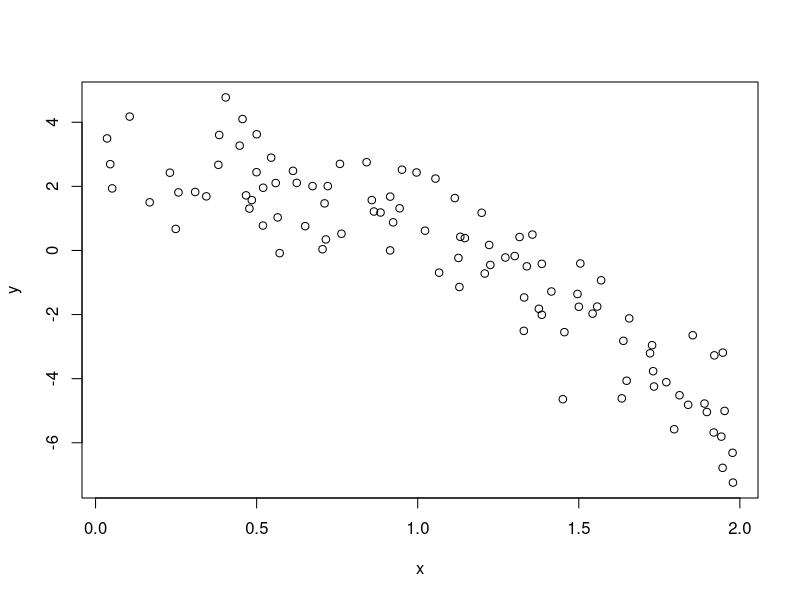
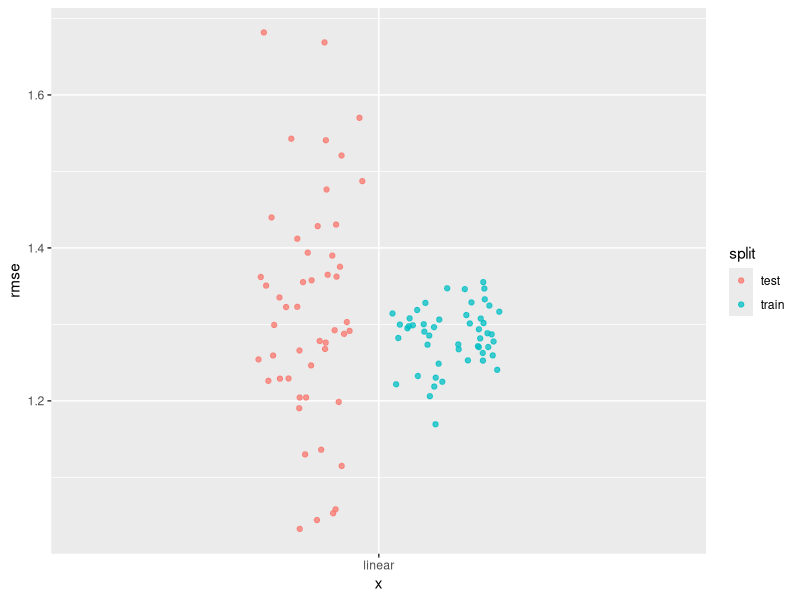
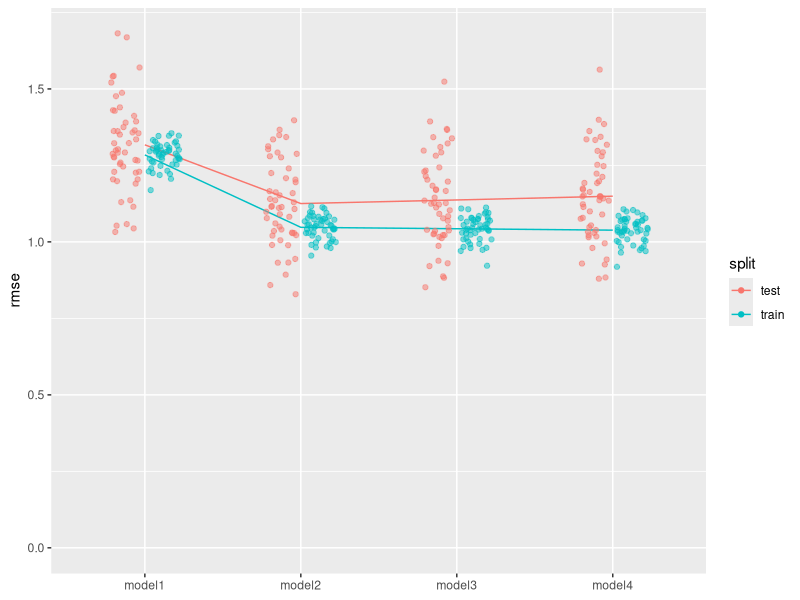
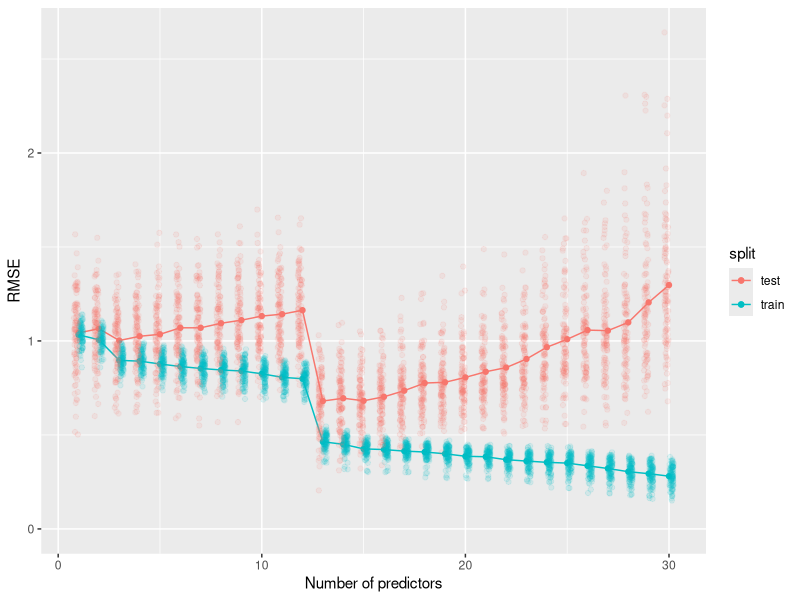
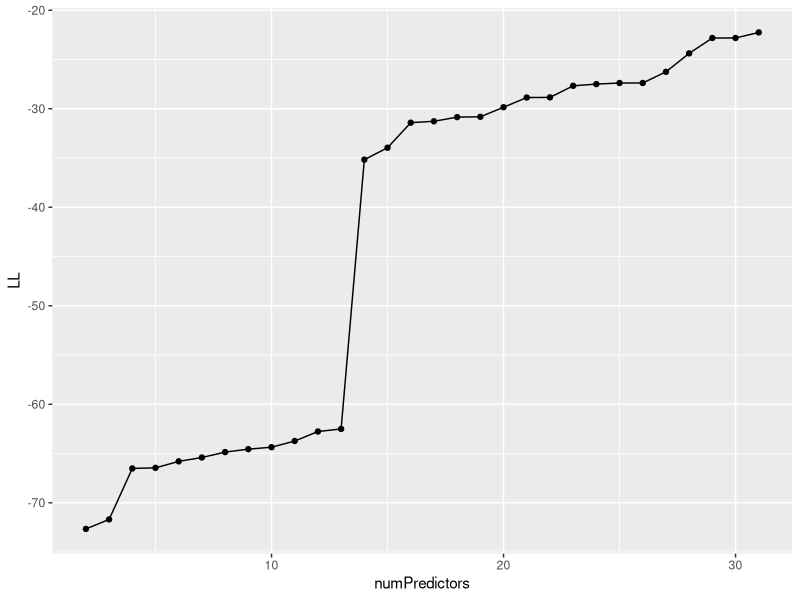
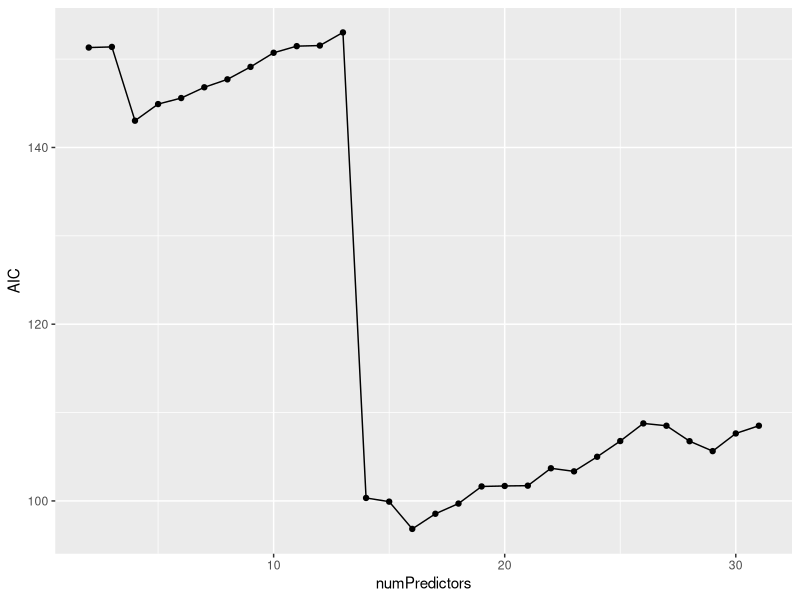
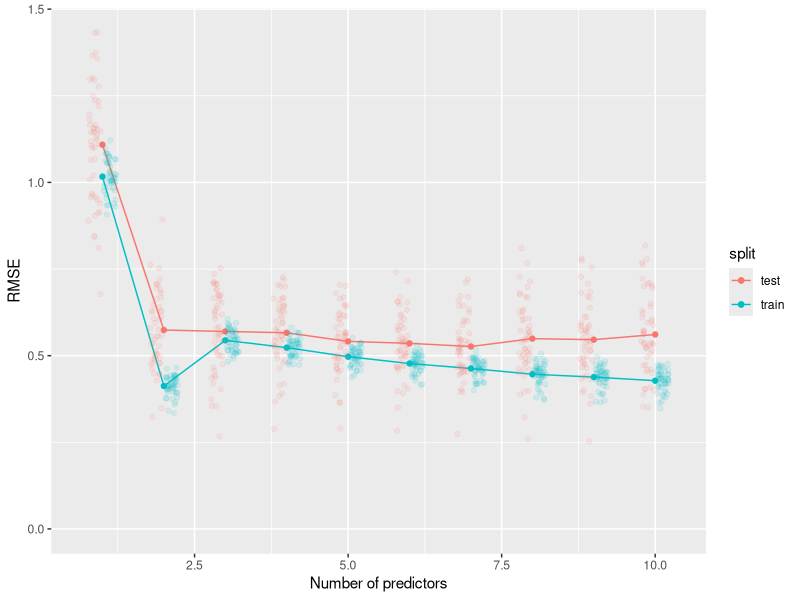

R code for these plots, in order:
## ---- chunk 1
knitr::opts_chunk$set(echo = TRUE)
library(tidyverse)
library(GGally)
library(modelr)
library(lmtest)
## ---- chunk 2
n <- 100
df <- 
  tibble(
    x = 2*runif(n = n, min = 0, max = 1),
    y = 2 + 2*x - 3*x^2 + rnorm(n, sd = 1)
  ) 

plot(y~x, df)
## ---- chunk 3
df_split <-
  df %>%
  crossv_mc(n = 50) 

df_split
## ---- chunk 4
df_split_model <-
  df_split %>%
  mutate(model = map(train, ~lm(y~x, data = .))) 

df_split_model
## ---- chunk 5
# Change from long to wide and calculate rmse
df_split_resid <- 
  df_split_model %>%
  gather(key = split, value = data, train, test) %>%
  mutate(
    rmse = map2_dbl(model, data, rmse)
  ) 

df_split_resid

df_rmse <- 
  df_split_resid %>%
  select(.id, split, rmse) %>%
  unnest()

df_rmse
## ---- chunk 6

df_rmse %>%
ggplot(aes(x = "linear", y = rmse)) +
  geom_point(
    aes(color = split), 
    position = position_jitterdodge(jitter.width = 0.2, dodge.width = 0.5),
    alpha = 0.75) 
## ---- chunk 7
df_split_model <-
  df_split %>%
  mutate(model1 = map(train, ~lm(y~x, data = .)),
         model2 = map(train, ~lm(y~poly(x,2), data = .)),
         model3 = map(train, ~lm(y~poly(x,3), data = .)),
         model4 = map(train, ~lm(y~poly(x,4), data = .))) 

## ---- chunk 8
df_long_model <- df_split_model %>%
  gather(key = model_name, value = model, model1:model4) 

df_long_model

df_long_model <- df_long_model %>%
  gather(key = split, value = data, train, test)

df_long_model
## ---- chunk 9
rmse_by_model <- 
  df_long_model %>%
  mutate(rmse = map2_dbl(model, data, rmse) ) %>%
  select(.id, model_name, split, rmse) %>%
  unnest()  
  
rmse_by_model
## ---- chunk 10

rmse_by_model %>%
  ggplot(aes(x = model_name, y = rmse, color = split, group = split)) +
  stat_summary(geom = "line", fun.y = "mean") +
  geom_point(
    position = position_jitterdodge(jitter.width = 0.2, dodge.width = 0.5),
    alpha = 0.5
  ) +
  ylim(0, NA) +
  guides(color = guide_legend(override.aes = list(alpha = 1))) +
  labs(x = NULL)
## ---- chunk 11
n <- 50
p <- 30
X <- matrix(rnorm(n*p), nrow=n, ncol = p)
beta <- rep(0, p)
beta[2] <- 3
beta[8] <- 1

Y <- X%*%beta + rnorm(n, sd = .5)

sim_vs <- as_tibble(cbind(Y,X))
names(sim_vs) <- c("y", paste0("x", 1:p))
print(sim_vs)
## ---- chunk 12
corr_xy <- cor(sim_vs[,2:(p+1)], sim_vs[,1]) 
corr_order <- order(corr_xy, decreasing = TRUE)
corr_order
corr_xy[corr_order]

sim_vs <- sim_vs %>% select(c(1, corr_order+1))
corr_xy <- cor(sim_vs[,2:(p+1)], sim_vs[,1]) 
corr_xy
## ---- chunk 13

sim_split <- 
  sim_vs %>% 
  crossv_mc(n = 100) 

sim_model <- sim_split

i <- 3
model_formula <- formula(paste0("y~", 
                               paste(names(sim_vs)[2:(i+1)], 
                                 collapse = "+")))
  
model_formula

for (i in 1:p){
  model_name <- paste0("model_", 
                               paste(names(sim_vs)[2:(i+1)], 
                                 collapse = "_"))
  model_formula <- formula(paste0("y~", 
                               paste(names(sim_vs)[2:(i+1)], 
                                 collapse = "+")))
  ## Pay attention to the ":=", need this in order to 
  ## create names in a loop
  sim_model <-
    sim_model %>%
    mutate(!!model_name := map(train, ~lm(model_formula, data = .)))
}

print(sim_model)

## ---- chunk 14
sim_long_model <- sim_model %>%
  gather(key = model_name, value = model, starts_with("model"))  %>%
  gather(key = split, value = data, train, test)

rmse_by_model <- 
  sim_long_model %>%
  mutate(rmse = map2_dbl(model, data, rmse), 
         numPredictors = as.numeric(factor(model_name))) %>%
  select(.id, model_name, split, numPredictors, rmse) %>%
  unnest() 

rmse_by_model %>%
  ggplot(aes(x = numPredictors, y = rmse, color = split, group = split)) +
  stat_summary(geom = "line", fun.y = "mean") +
  stat_summary(geom = "point", fun.y = "mean") +
  geom_point(
    position = position_jitterdodge(jitter.width = 0.2, dodge.width = 0.5),
    alpha = 0.1
  ) +
  ylim(0, NA) +
  guides(color = guide_legend(override.aes = list(alpha = 1))) +
  labs(x = "Number of predictors", 
       y = "RMSE") 

## ---- chunk 15
# Fit all our models on the entire dataset
models_full <- tibble(numPredictors = 2:(p+1), model = vector("list", p))

for (i in 1:p){
  model_name <- paste0("model_", 
                               paste(names(sim_vs)[2:(i+1)], 
                                 collapse = "_"))
  model_formula <- formula(paste0("y~", 
                               paste(names(sim_vs)[2:(i+1)], 
                                 collapse = "+")))
  models_full$model[[i]] <- lm(model_formula, data = sim_vs)
}

model_stats <- 
  models_full %>% 
  mutate(LL = map_dbl(model, logLik),
         AIC = map_dbl(model, AIC)) 
## ---- chunk 16
ggplot(model_stats, aes(x = numPredictors, y = LL)) + geom_point() + geom_line()
## ---- chunk 17
lrtest(models_full$model[[1]], models_full$model[[2]])
anova(models_full$model[[1]], models_full$model[[2]])
## ---- chunk 18
ggplot(model_stats, aes(x = numPredictors, y = AIC)) + geom_point() + geom_line()
## ---- chunk 19
library(leaps)
regfit_full <- regsubsets(y~., sim_vs, nvmax = 15, 
                          method = "exhaustive")
summary(regfit_full)
coef(regfit_full, 10)
## ---- chunk 20
sim_split <- 
  sim_vs %>% 
  crossv_mc(n = 50) 

fit_subsets <- function(df){
  return(regsubsets(y~., data = df[[1]], nvmax=10))
}

fit_model <- function(df, regfit_full, i){
  varNames <- names(coef(regfit_full, i))
  mod_formula <- formula(paste0("y~", paste(varNames[2:length(varNames)], collapse = "+")))
  return(lm(mod_formula, data = df))
}


sim_split_model <-
  sim_split %>%
  mutate(regfit_full = map(train, fit_subsets))


for (i in 1:10){
  model_name <- paste0("model_",i)
  sim_split_model <- 
  sim_split_model %>%
  mutate(!!model_name :=  map2(train, regfit_full, fit_model, i = i))
}



## ---- chunk 21
sim_long_model <- sim_split_model %>%
  gather(key = model_name, value = model, starts_with("model"))  %>%
  gather(key = split, value = data, train, test)

rmse_by_model <- 
  sim_long_model %>%
  mutate(rmse = map2_dbl(model, data, rmse), 
         numPredictors = as.numeric(factor(model_name))) %>%
  select(.id, model_name, split, numPredictors, rmse) %>%
  unnest() 

rmse_by_model %>%
  ggplot(aes(x = numPredictors, y = rmse, color = split, group = split)) +
  stat_summary(geom = "line", fun.y = "mean") +
  stat_summary(geom = "point", fun.y = "mean") +
  geom_point(
    position = position_jitterdodge(jitter.width = 0.2, dodge.width = 0.5),
    alpha = 0.1
  ) +
  ylim(0, NA) +
  guides(color = guide_legend(override.aes = list(alpha = 1))) +
  labs(x = "Number of predictors", 
       y = "RMSE") 
